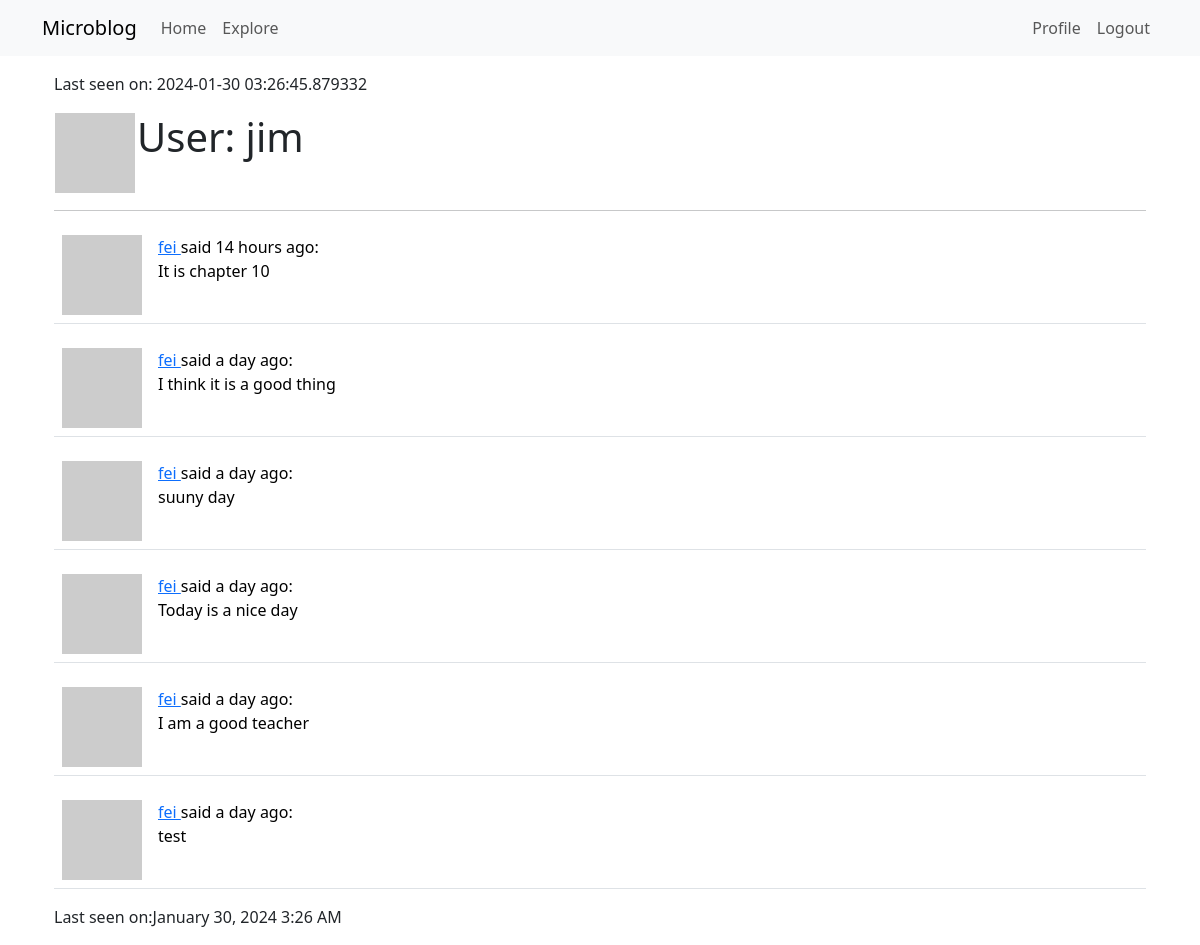
The app's page /user/jim (signed in), older data.
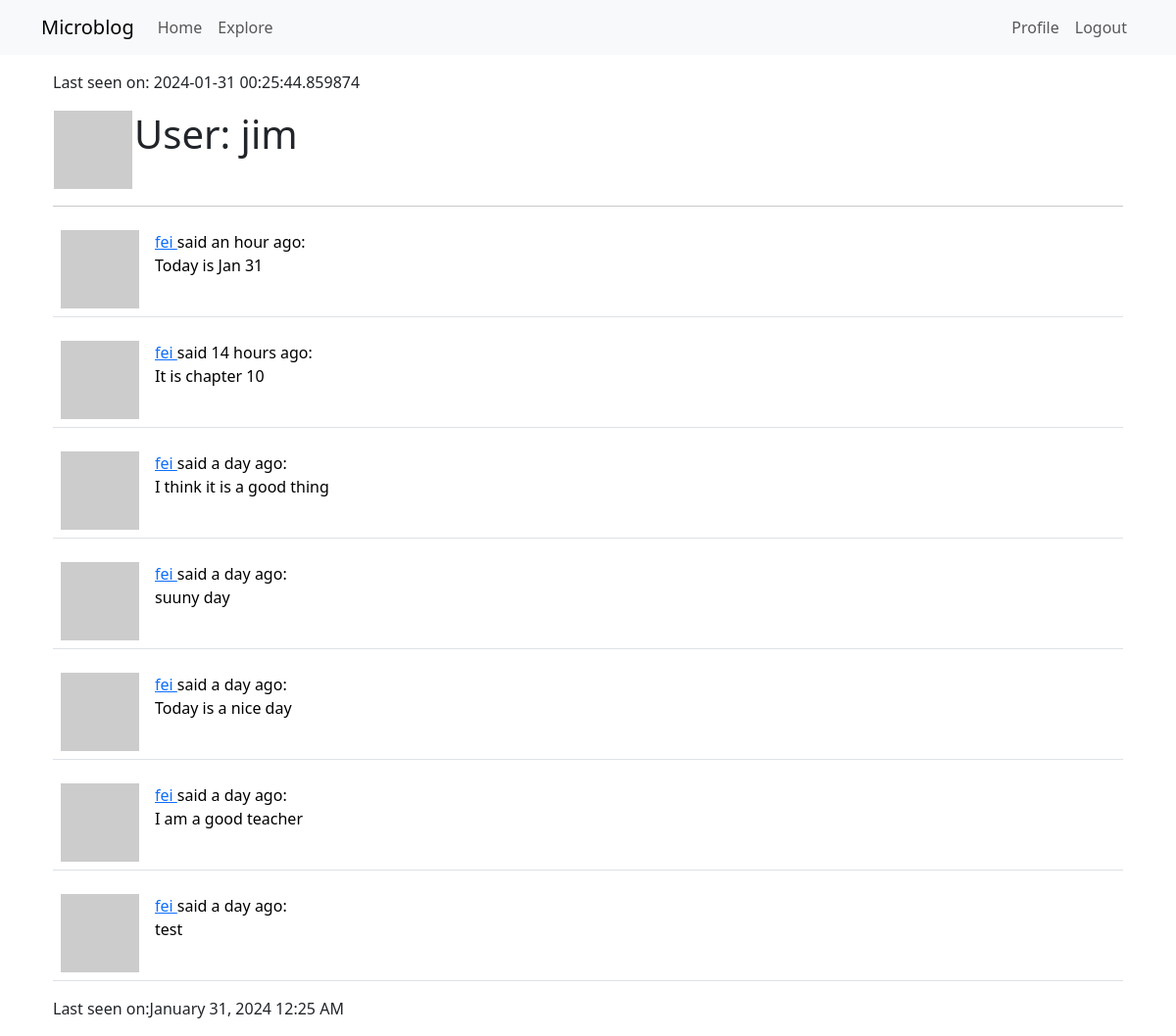
The same page, newer data.
### app/models.py (models this page shows, shortened)
class User(UserMixin,db.Model):
    id = db.Column(db.Integer, primary_key=True)
    username = db.Column(db.String(64), index=True, unique=True)
    email = db.Column(db.String(120), index=True, unique=True)
    password_hash = db.Column(db.String(128))
    posts = db.relationship('Post', backref='author', lazy='dynamic')
    about_me = db.Column(db.String(255))
    last_seen = db.Column(db.DateTime, default=datetime.utcnow)
    followed = db.relationship(
        'User', secondary=followers,
        primaryjoin=(followers.c.follower_id == id),
        secondaryjoin=(followers.c.followed_id == id),
        backref=db.backref('followers', lazy='dynamic'), lazy='dynamic')
    def avatar(self, size):
        digest = md5(self.email.lower().encode('utf-8')).hexdigest()
        return ('https://www.gravatar.com/avatar/{}?d=identicon&s=\
                {}'.format(digest,size))
    def followed_posts(self):
        followed = Post.query.join(
            followers, (followers.c.followed_id == Post.user_id)).filter(
                followers.c.follower_id == self.id)
        own = Post.query.filter_by(user_id=self.id)
        return followed.union(own).order_by(Post.timestamp.desc())

class Post(db.Model):
    id = db.Column(db.Integer, primary_key=True)
    body = db.Column(db.String(140))
    timestamp = db.Column(db.DateTime, index=True, default=datetime.utcnow)
    user_id = db.Column(db.Integer, db.ForeignKey('user.id'))

### app/routes.py (the view)
@app.route('/user/<username>')
@login_required
def user(username):
    user = User.query.filter_by(username=username).first_or_404()
    page = request.args.get('page', 1, type=int)
    posts = current_user.followed_posts().paginate(page=page,
                                                   per_page=app.config['POSTS_PER_PAGE'], error_out=False)
    next_url = url_for('index', page=posts.next_num) \
        if posts.has_next else None
    prev_url = url_for('index', page=posts.prev_num) \
        if posts.has_prev else None
    return render_template('user.html', title='User', user=user,
                           posts=posts.items, next_url=next_url, prev_url=prev_url)

### app/models.py (called while the page is built)
@login.user_loader
def load_user(id):
    return User.query.get(int(id))

### app/routes.py (called while the page is built)
@app.before_request
def before_request():
    if current_user.is_authenticated:
        current_user.last_seen = datetime.utcnow()
        db.session.commit()

### app/templates/user.html (shortened to what this page needs)
{% extends "base.html" %}
{% block app_content %}
    <table>
        <tr valign="top">
            <td><img src="{{ user.avatar(128) }}"></td>
            <td><h1>User: {{ user.username }}</h1></td>
            {% if user.last_seen %}<p>Last seen on: {{ user.last_seen }}</p>
            {% endif %}
        </tr>
    </table>
    <hr>
    {% for post in posts %}
        {% include '_post.html' %}
    {% endfor %}
    {% if user.last_seen %}
    <p>Last seen on:{{ moment(user.last_seen).format('LLL') }}</p>
    {% endif %}
{% endblock %}

### app/templates/base.html (shortened to what this page needs)
{% extends 'bootstrap/base.html' %}
{% block content %}
    <div class="container">
        {% block app_content %}{% endblock %}
    </div>
{% endblock %}

### app/templates/_post.html
    <table class="table table-hover">
        <tr>
            <td width="70px">
                <a href="{{ url_for('user', username=post.author.username) }}">
                    <img src="{{ post.author.avatar(70) }}" />
                </a>
            </td>
            <td>
                <a href="{{ url_for('user', username=post.author.username) }}">
                    {{ post.author.username }}
                </a>
                said {{ moment(post.timestamp).fromNow() }}:
                <br>
                {{ post.body }}
            </td>
        </tr>
    </table>

Row changes from the older to the newer data that the page shows:
changed User "jim": last_seen "2024-01-30 03:26:45.879332" → "2024-01-31 00:25:44.859874"; last_seen "January 30, 2024 3:26 AM" → "January 31, 2024 12:25 AM"
added Post: author.username "fei", timestamp "an hour ago", body "Today is Jan 31"
